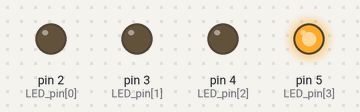
Recording of a sketch running on a simulated Arduino Uno, built with avr-gcc and run on an emulated ATmega328P. Parts: output pins drawn as LEDs (lit = HIGH).

Above: at 0.12 s.
At 0.87 s:
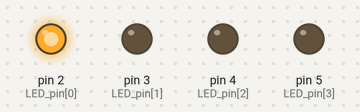
At 1.37 s:
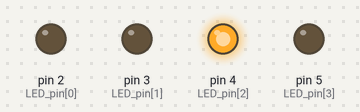
At 2.62 s:
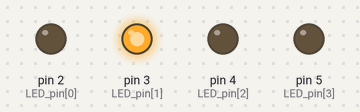
Timing chart, 0 to 3.0 s (numbered marks = the images above):
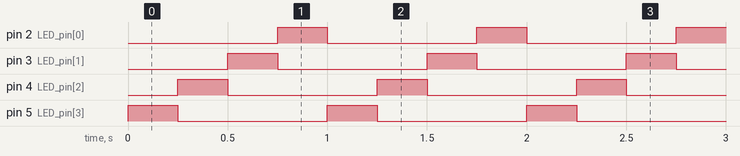

Measured:
- by itself, pin 2 (LED_pin[0]), pin 3 (LED_pin[1]), pin 4 (LED_pin[2]), pin 5 (LED_pin[3]): alternates HIGH for 0.25 s and LOW for 0.75 s
- by itself, everything shown: repeats every 1.0 s, in 4 steps

The sketch:

2_1.ino
```cpp
char LED_pin[] = {2,3,4,5};
void send2port(byte data);

void setup() {
  // put your setup code here, to run once:
  Serial.begin(9600);

  for (char i = 0; i < 4; i++) {
  pinMode(LED_pin[i], OUTPUT);
  }

}

void loop() {
  // put your main code here, to run repeatedly:
  send2port(0B1000);
  delay(250);
  send2port(0B0100);
  delay(250);
  send2port(0B0010);
  delay(250);
  send2port(0B0001);
  delay(250);
}

void send2port(byte data) {
  if (data & 1) {
  digitalWrite(LED_pin[0], HIGH);
  } else {
  digitalWrite(LED_pin[0], LOW);
  }
  if (data & 2) {
  digitalWrite(LED_pin[1], HIGH);
  } else {
  digitalWrite(LED_pin[1], LOW);
  }
  if (data & 4) {
  digitalWrite(LED_pin[2], HIGH);
  } else {
  digitalWrite(LED_pin[2], LOW);
  }
  if (data & 8) {
  digitalWrite(LED_pin[3], HIGH);
  } else {
  digitalWrite(LED_pin[3], LOW);
  }

}
```
